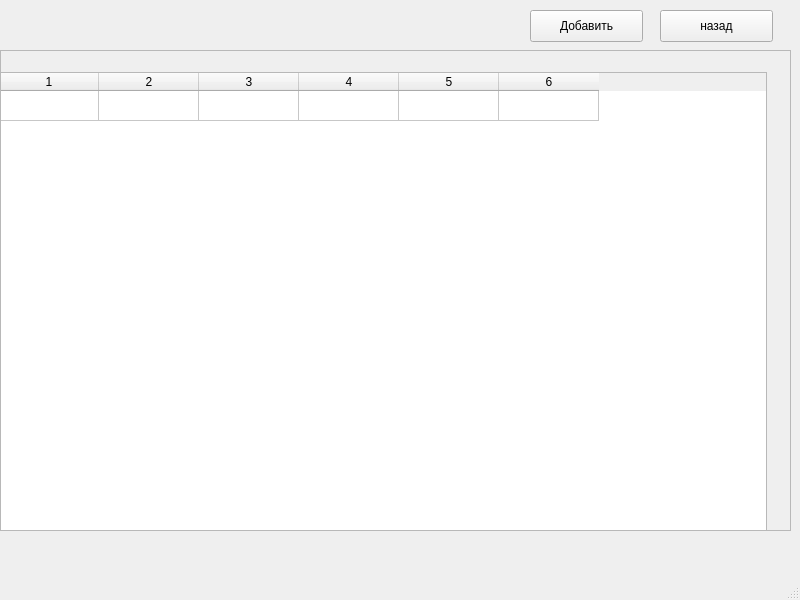
<?xml version="1.0" encoding="UTF-8"?>
<ui version="4.0">
 <class>StorageEquipment</class>
 <widget class="QMainWindow" name="StorageEquipment">
  <property name="geometry">
   <rect>
    <x>0</x>
    <y>0</y>
    <width>800</width>
    <height>600</height>
   </rect>
  </property>
  <property name="windowTitle">
   <string>MainWindow</string>
  </property>
  <widget class="QWidget" name="centralwidget">
   <widget class="QScrollArea" name="scrollArea">
    <property name="geometry">
     <rect>
      <x>0</x>
      <y>50</y>
      <width>791</width>
      <height>481</height>
     </rect>
    </property>
    <property name="widgetResizable">
     <bool>true</bool>
    </property>
    <widget class="QWidget" name="scrollAreaWidgetContents">
     <property name="geometry">
      <rect>
       <x>0</x>
       <y>0</y>
       <width>789</width>
       <height>479</height>
      </rect>
     </property>
     <widget class="QTableWidget" name="tablestorage">
      <property name="geometry">
       <rect>
        <x>-5</x>
        <y>21</y>
        <width>771</width>
        <height>471</height>
       </rect>
      </property>
      <property name="columnCount">
       <number>6</number>
      </property>
      <row>
       <property name="text">
        <string/>
       </property>
      </row>
      <column/>
      <column/>
      <column/>
      <column/>
      <column/>
      <column/>
      <item row="0" column="0">
       <property name="text">
        <string/>
       </property>
      </item>
      <item row="0" column="1">
       <property name="text">
        <string/>
       </property>
      </item>
      <item row="0" column="2">
       <property name="text">
        <string/>
       </property>
      </item>
      <item row="0" column="3">
       <property name="text">
        <string/>
       </property>
      </item>
      <item row="0" column="4">
       <property name="text">
        <string/>
       </property>
      </item>
     </widget>
    </widget>
   </widget>
   <widget class="QPushButton" name="exit">
    <property name="geometry">
     <rect>
      <x>660</x>
      <y>10</y>
      <width>113</width>
      <height>32</height>
     </rect>
    </property>
    <property name="text">
     <string>назад</string>
    </property>
   </widget>
   <widget class="QPushButton" name="push_to_storage">
    <property name="geometry">
     <rect>
      <x>530</x>
      <y>10</y>
      <width>113</width>
      <height>32</height>
     </rect>
    </property>
    <property name="text">
     <string>Добавить</string>
    </property>
   </widget>
  </widget>
  <widget class="QMenuBar" name="menubar">
   <property name="geometry">
    <rect>
     <x>0</x>
     <y>0</y>
     <width>800</width>
     <height>37</height>
    </rect>
   </property>
  </widget>
  <widget class="QStatusBar" name="statusbar"/>
 </widget>
 <resources/>
 <connections/>
</ui>
